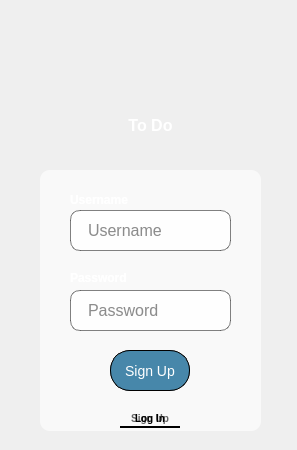
<?xml version="1.0" encoding="UTF-8"?>
<ui version="4.0">
 <class>login</class>
 <widget class="QMainWindow" name="login">
  <property name="geometry">
   <rect>
    <x>0</x>
    <y>0</y>
    <width>297</width>
    <height>450</height>
   </rect>
  </property>
  <property name="sizePolicy">
   <sizepolicy hsizetype="Minimum" vsizetype="Minimum">
    <horstretch>0</horstretch>
    <verstretch>0</verstretch>
   </sizepolicy>
  </property>
  <property name="minimumSize">
   <size>
    <width>297</width>
    <height>450</height>
   </size>
  </property>
  <property name="maximumSize">
   <size>
    <width>297</width>
    <height>450</height>
   </size>
  </property>
  <property name="windowTitle">
   <string>To Do List</string>
  </property>
  <property name="windowIcon">
   <iconset resource="im.qrc">
    <normaloff>:/images/logo.png</normaloff>:/images/logo.png</iconset>
  </property>
  <property name="iconSize">
   <size>
    <width>22</width>
    <height>22</height>
   </size>
  </property>
  <widget class="QWidget" name="centralwidget">
   <widget class="QLabel" name="label">
    <property name="geometry">
     <rect>
      <x>0</x>
      <y>0</y>
      <width>301</width>
      <height>461</height>
     </rect>
    </property>
    <property name="text">
     <string/>
    </property>
    <property name="pixmap">
     <pixmap resource="im.qrc">:/images/back1.jpg</pixmap>
    </property>
    <property name="scaledContents">
     <bool>true</bool>
    </property>
   </widget>
   <widget class="QLabel" name="label_2">
    <property name="geometry">
     <rect>
      <x>110</x>
      <y>30</y>
      <width>81</width>
      <height>81</height>
     </rect>
    </property>
    <property name="text">
     <string/>
    </property>
    <property name="pixmap">
     <pixmap resource="im.qrc">:/images/logo.png</pixmap>
    </property>
    <property name="scaledContents">
     <bool>true</bool>
    </property>
   </widget>
   <widget class="QLabel" name="label_3">
    <property name="geometry">
     <rect>
      <x>120</x>
      <y>110</y>
      <width>61</width>
      <height>31</height>
     </rect>
    </property>
    <property name="font">
     <font>
      <pointsize>-1</pointsize>
      <bold>true</bold>
     </font>
    </property>
    <property name="styleSheet">
     <string notr="true">QLabel {
    
    color: rgb(255, 255, 255);                   /* رنگ متن خاکستری تیره */
    
    border-radius: 10px;           /* گوشه‌های گرد */
    
    font-size: 16px;               /* اندازه فونت */
    font-weight: bold;             /* وزن فونت */
    text-align: center;            /* تراز متن */
    text-shadow: 1px 1px 2px rgba(0, 0, 0, 0.2);  /* سایه متن */
    
}
</string>
    </property>
    <property name="text">
     <string>To Do</string>
    </property>
    <property name="scaledContents">
     <bool>false</bool>
    </property>
    <property name="alignment">
     <set>Qt::AlignCenter</set>
    </property>
   </widget>
   <widget class="QWidget" name="loginwidget" native="true">
    <property name="geometry">
     <rect>
      <x>40</x>
      <y>170</y>
      <width>221</width>
      <height>261</height>
     </rect>
    </property>
    <property name="styleSheet">
     <string notr="true">QWidget {
    background-color: rgba(255, 255, 255, 100);       /* پس‌زمینه سفید */
    color: #333;                   /* رنگ متن خاکستری تیره */
    
    border-radius: 10px;           /* گوشه‌های گرد */

}</string>
    </property>
    <widget class="QLineEdit" name="PasswordInLogin">
     <property name="geometry">
      <rect>
       <x>30</x>
       <y>120</y>
       <width>161</width>
       <height>41</height>
      </rect>
     </property>
     <property name="sizePolicy">
      <sizepolicy hsizetype="Expanding" vsizetype="Expanding">
       <horstretch>0</horstretch>
       <verstretch>0</verstretch>
      </sizepolicy>
     </property>
     <property name="styleSheet">
      <string notr="true">/* Base style for QLineEdit */
QLineEdit {
    padding: 10px 15px; /* Adds internal padding for a comfortable text area */
    font-size: 16px; /* Sets the font size of the text */
    border-radius: 10px; /* Rounds the corners of the QLineEdit */
    border: 0.5px solid rgba(0, 0, 0, 100); /* Sets an initial transparent border */
    background-color: rgba(255, 255, 255, 150); /* Sets the background color to white */
    background-clip: padding-box; /* Ensures background color stays within padding */
    background-origin: padding-box; /* Ensures background origin starts within padding */
    box-shadow: 0 4px 10px rgba(0, 0, 0, 0.1); /* Adds a subtle shadow for a floating effect */
    transition: all 0.3s ease; /* Smooth transition for all properties */
}

/* Style for QLineEdit when it is focused */
QLineEdit:focus {
    border: 3px solid #ffffff; /* Changes border color to light blue on focus */
    box-shadow: 0 4px 10px rgba(0, 191, 255, 0.3); /* Enhances shadow to give a glowing effect on focus */
    background-color: rgba(255, 255, 255, 200); /* Changes background color to a very light blue on focus */
}

/* Style for the placeholder text inside QLineEdit */
QLineEdit::placeholder {
    color: #aaa; /* Sets the placeholder text color to light gray */
    opacity: 0.8; /* Makes the placeholder text slightly transparent */
}
</string>
     </property>
     <property name="placeholderText">
      <string>Password</string>
     </property>
    </widget>
    <widget class="QPushButton" name="loginBotton">
     <property name="geometry">
      <rect>
       <x>70</x>
       <y>180</y>
       <width>80</width>
       <height>41</height>
      </rect>
     </property>
     <property name="sizePolicy">
      <sizepolicy hsizetype="Minimum" vsizetype="Minimum">
       <horstretch>0</horstretch>
       <verstretch>0</verstretch>
      </sizepolicy>
     </property>
     <property name="minimumSize">
      <size>
       <width>80</width>
       <height>0</height>
      </size>
     </property>
     <property name="styleSheet">
      <string notr="true">QPushButton {
    background-color:rgb(71, 135, 170); /* Sets the background color */
    color: white; /* Sets the text color */
    border-radius: 20px; /* Rounds the corners */
    padding: 9px; /* Adds padding */
    font-size: 16px; /* Sets the font size */
    border: 1px solid; /* Adds a border */
}

QPushButton:hover {
    background-color: #A90707; /* Changes background color on hover */
}
</string>
     </property>
     <property name="text">
      <string>Log In</string>
     </property>
    </widget>
    <widget class="QLineEdit" name="usernameInLogIn">
     <property name="geometry">
      <rect>
       <x>30</x>
       <y>40</y>
       <width>161</width>
       <height>41</height>
      </rect>
     </property>
     <property name="sizePolicy">
      <sizepolicy hsizetype="Expanding" vsizetype="Expanding">
       <horstretch>0</horstretch>
       <verstretch>0</verstretch>
      </sizepolicy>
     </property>
     <property name="styleSheet">
      <string notr="true">/* Base style for QLineEdit */
QLineEdit {
    padding: 10px 15px; /* Adds internal padding for a comfortable text area */
    font-size: 16px; /* Sets the font size of the text */
    border-radius: 10px; /* Rounds the corners of the QLineEdit */
    border: 0.5px solid rgba(0, 0, 0, 100); /* Sets an initial transparent border */
    background-color: rgba(255, 255, 255, 150); /* Sets the background color to white */
    background-clip: padding-box; /* Ensures background color stays within padding */
    background-origin: padding-box; /* Ensures background origin starts within padding */
    box-shadow: 0 4px 10px rgba(0, 0, 0, 0.1); /* Adds a subtle shadow for a floating effect */
    transition: all 0.3s ease; /* Smooth transition for all properties */
}

/* Style for QLineEdit when it is focused */
QLineEdit:focus {
    border: 3px solid #ffffff; /* Changes border color to light blue on focus */
    box-shadow: 0 4px 10px rgba(0, 191, 255, 0.3); /* Enhances shadow to give a glowing effect on focus */
    background-color: rgba(255, 255, 255, 200); /* Changes background color to a very light blue on focus */
}

/* Style for the placeholder text inside QLineEdit */
QLineEdit::placeholder {
    color: #aaa; /* Sets the placeholder text color to light gray */
    opacity: 0.8; /* Makes the placeholder text slightly transparent */
}
</string>
     </property>
     <property name="placeholderText">
      <string>Username</string>
     </property>
    </widget>
    <widget class="QLabel" name="label_7">
     <property name="geometry">
      <rect>
       <x>30</x>
       <y>100</y>
       <width>281</width>
       <height>16</height>
      </rect>
     </property>
     <property name="styleSheet">
      <string notr="true">QLabel {
    background: transparent; /* Makes the background transparent */
    color: #ffffff; /* Sets the text color */
    font-size: 12px; /* Sets the font size */
    font-weight: bold; /* Makes the font bold */
    text-shadow: 1px 1px 2px rgba(0, 0, 0, 0.1); /* Adds a subtle shadow to the text */
    border: none; /* Ensures there is no border */
}
</string>
     </property>
     <property name="text">
      <string>Password</string>
     </property>
    </widget>
    <widget class="QLabel" name="label_4">
     <property name="geometry">
      <rect>
       <x>30</x>
       <y>20</y>
       <width>171</width>
       <height>20</height>
      </rect>
     </property>
     <property name="styleSheet">
      <string notr="true">QLabel {
    background: transparent; /* Makes the background transparent */
    color: #ffffff; /* Sets the text color */
    font-size: 12px; /* Sets the font size */
    font-weight: bold; /* Makes the font bold */
    text-shadow: 1px 1px 2px rgba(0, 0, 0, 0.1); /* Adds a subtle shadow to the text */
    border: none; /* Ensures there is no border */
}
</string>
     </property>
     <property name="text">
      <string>Username</string>
     </property>
    </widget>
    <widget class="QPushButton" name="SignUpInLogIn">
     <property name="geometry">
      <rect>
       <x>80</x>
       <y>240</y>
       <width>60</width>
       <height>18</height>
      </rect>
     </property>
     <property name="styleSheet">
      <string notr="true">QPushButton {
    background: transparent; /* پس‌زمینه شفاف */
    color: rgb(0, 0, 0); /* رنگ متن اصلی */
    font-size: 10px; /* اندازه قلم */
    font-weight: bold; /* وزن قلم */
    border: none; /* بدون حاشیه */
    text-decoration: none; /* بدون تزئین متن */
    outline: none; /* بدون خط حاشیه دور روشن شدن */
    border-bottom: 2px solid black; /* خط زیری با رنگ سفید */
}

QPushButton::hover 
{
color: rgb(255, 255, 255);
}</string>
     </property>
     <property name="text">
      <string>Sign Up</string>
     </property>
    </widget>
   </widget>
   <widget class="QWidget" name="signupwidget" native="true">
    <property name="geometry">
     <rect>
      <x>40</x>
      <y>170</y>
      <width>221</width>
      <height>261</height>
     </rect>
    </property>
    <property name="styleSheet">
     <string notr="true">QWidget {
    background-color: rgba(255, 255, 255, 100);       /* پس‌زمینه سفید */
    color: #333;                   /* رنگ متن خاکستری تیره */
    
    border-radius: 10px;           /* گوشه‌های گرد */

}</string>
    </property>
    <widget class="QLineEdit" name="PasswordInSignup">
     <property name="geometry">
      <rect>
       <x>30</x>
       <y>120</y>
       <width>161</width>
       <height>41</height>
      </rect>
     </property>
     <property name="sizePolicy">
      <sizepolicy hsizetype="Expanding" vsizetype="Expanding">
       <horstretch>0</horstretch>
       <verstretch>0</verstretch>
      </sizepolicy>
     </property>
     <property name="styleSheet">
      <string notr="true">/* Base style for QLineEdit */
QLineEdit {
    padding: 10px 15px; /* Adds internal padding for a comfortable text area */
    font-size: 16px; /* Sets the font size of the text */
    border-radius: 10px; /* Rounds the corners of the QLineEdit */
    border: 0.5px solid rgba(0, 0, 0, 100); /* Sets an initial transparent border */
    background-color: rgba(255, 255, 255, 150); /* Sets the background color to white */
    background-clip: padding-box; /* Ensures background color stays within padding */
    background-origin: padding-box; /* Ensures background origin starts within padding */
    box-shadow: 0 4px 10px rgba(0, 0, 0, 0.1); /* Adds a subtle shadow for a floating effect */
    transition: all 0.3s ease; /* Smooth transition for all properties */
}

/* Style for QLineEdit when it is focused */
QLineEdit:focus {
    border: 3px solid #ffffff; /* Changes border color to light blue on focus */
    box-shadow: 0 4px 10px rgba(0, 191, 255, 0.3); /* Enhances shadow to give a glowing effect on focus */
    background-color: rgba(255, 255, 255, 200); /* Changes background color to a very light blue on focus */
}

/* Style for the placeholder text inside QLineEdit */
QLineEdit::placeholder {
    color: #aaa; /* Sets the placeholder text color to light gray */
    opacity: 0.8; /* Makes the placeholder text slightly transparent */
}
</string>
     </property>
     <property name="placeholderText">
      <string>Password</string>
     </property>
    </widget>
    <widget class="QPushButton" name="signupBotton">
     <property name="geometry">
      <rect>
       <x>70</x>
       <y>180</y>
       <width>80</width>
       <height>41</height>
      </rect>
     </property>
     <property name="sizePolicy">
      <sizepolicy hsizetype="Minimum" vsizetype="Minimum">
       <horstretch>0</horstretch>
       <verstretch>0</verstretch>
      </sizepolicy>
     </property>
     <property name="minimumSize">
      <size>
       <width>80</width>
       <height>0</height>
      </size>
     </property>
     <property name="styleSheet">
      <string notr="true">QPushButton {
    background-color:rgb(71, 135, 170); /* Sets the background color */
    color: white; /* Sets the text color */
    border-radius: 20px; /* Rounds the corners */
    padding: 9px; /* Adds padding */
    font-size: 14px; /* Sets the font size */
    border: 1px solid; /* Adds a border */
}

QPushButton:hover {
    background-color: #A90707; /* Changes background color on hover */
}
</string>
     </property>
     <property name="text">
      <string>Sign Up</string>
     </property>
    </widget>
    <widget class="QLineEdit" name="usernameInSignup">
     <property name="geometry">
      <rect>
       <x>30</x>
       <y>40</y>
       <width>161</width>
       <height>41</height>
      </rect>
     </property>
     <property name="sizePolicy">
      <sizepolicy hsizetype="Expanding" vsizetype="Expanding">
       <horstretch>0</horstretch>
       <verstretch>0</verstretch>
      </sizepolicy>
     </property>
     <property name="styleSheet">
      <string notr="true">/* Base style for QLineEdit */
QLineEdit {
    padding: 10px 15px; /* Adds internal padding for a comfortable text area */
    font-size: 16px; /* Sets the font size of the text */
    border-radius: 10px; /* Rounds the corners of the QLineEdit */
    border: 0.5px solid rgba(0, 0, 0, 100); /* Sets an initial transparent border */
    background-color: rgba(255, 255, 255, 150); /* Sets the background color to white */
    background-clip: padding-box; /* Ensures background color stays within padding */
    background-origin: padding-box; /* Ensures background origin starts within padding */
    box-shadow: 0 4px 10px rgba(0, 0, 0, 0.1); /* Adds a subtle shadow for a floating effect */
    transition: all 0.3s ease; /* Smooth transition for all properties */
}

/* Style for QLineEdit when it is focused */
QLineEdit:focus {
    border: 3px solid #ffffff; /* Changes border color to light blue on focus */
    box-shadow: 0 4px 10px rgba(0, 191, 255, 0.3); /* Enhances shadow to give a glowing effect on focus */
    background-color: rgba(255, 255, 255, 200); /* Changes background color to a very light blue on focus */
}

/* Style for the placeholder text inside QLineEdit */
QLineEdit::placeholder {
    color: #aaa; /* Sets the placeholder text color to light gray */
    opacity: 0.8; /* Makes the placeholder text slightly transparent */
}
</string>
     </property>
     <property name="placeholderText">
      <string>Username</string>
     </property>
    </widget>
    <widget class="QLabel" name="label_9">
     <property name="geometry">
      <rect>
       <x>30</x>
       <y>100</y>
       <width>281</width>
       <height>16</height>
      </rect>
     </property>
     <property name="styleSheet">
      <string notr="true">QLabel {
    background: transparent; /* Makes the background transparent */
    color: #ffffff; /* Sets the text color */
    font-size: 12px; /* Sets the font size */
    font-weight: bold; /* Makes the font bold */
    text-shadow: 1px 1px 2px rgba(0, 0, 0, 0.1); /* Adds a subtle shadow to the text */
    border: none; /* Ensures there is no border */
}
</string>
     </property>
     <property name="text">
      <string>Password</string>
     </property>
    </widget>
    <widget class="QLabel" name="label_6">
     <property name="geometry">
      <rect>
       <x>30</x>
       <y>20</y>
       <width>171</width>
       <height>20</height>
      </rect>
     </property>
     <property name="styleSheet">
      <string notr="true">QLabel {
    background: transparent; /* Makes the background transparent */
    color: #ffffff; /* Sets the text color */
    font-size: 12px; /* Sets the font size */
    font-weight: bold; /* Makes the font bold */
    text-shadow: 1px 1px 2px rgba(0, 0, 0, 0.1); /* Adds a subtle shadow to the text */
    border: none; /* Ensures there is no border */
}
</string>
     </property>
     <property name="text">
      <string>Username</string>
     </property>
    </widget>
    <widget class="QPushButton" name="LoginInSignup">
     <property name="geometry">
      <rect>
       <x>80</x>
       <y>240</y>
       <width>60</width>
       <height>18</height>
      </rect>
     </property>
     <property name="styleSheet">
      <string notr="true">QPushButton {
    background: transparent; /* پس‌زمینه شفاف */
    color: rgb(0, 0, 0); /* رنگ متن اصلی */
    font-size: 10px; /* اندازه قلم */
    font-weight: bold; /* وزن قلم */
    border: none; /* بدون حاشیه */
    text-decoration: none; /* بدون تزئین متن */
    outline: none; /* بدون خط حاشیه دور روشن شدن */
    border-bottom: 2px solid black; /* خط زیری با رنگ سفید */
}

QPushButton::hover 
{
color: rgb(255, 255, 255);
}</string>
     </property>
     <property name="text">
      <string>Log In</string>
     </property>
    </widget>
   </widget>
  </widget>
  <widget class="QMenuBar" name="menubar">
   <property name="geometry">
    <rect>
     <x>0</x>
     <y>0</y>
     <width>297</width>
     <height>17</height>
    </rect>
   </property>
  </widget>
 </widget>
 <tabstops>
  <tabstop>usernameInLogIn</tabstop>
  <tabstop>PasswordInLogin</tabstop>
  <tabstop>loginBotton</tabstop>
  <tabstop>SignUpInLogIn</tabstop>
  <tabstop>usernameInSignup</tabstop>
  <tabstop>PasswordInSignup</tabstop>
  <tabstop>signupBotton</tabstop>
  <tabstop>LoginInSignup</tabstop>
  <tabstop>PasswordInLogin_2</tabstop>
  <tabstop>SignUpnInLogIn_2</tabstop>
  <tabstop>usernameInLogIn_2</tabstop>
  <tabstop>LoginButton_2</tabstop>
 </tabstops>
 <resources>
  <include location="im.qrc"/>
 </resources>
 <connections/>
</ui>
